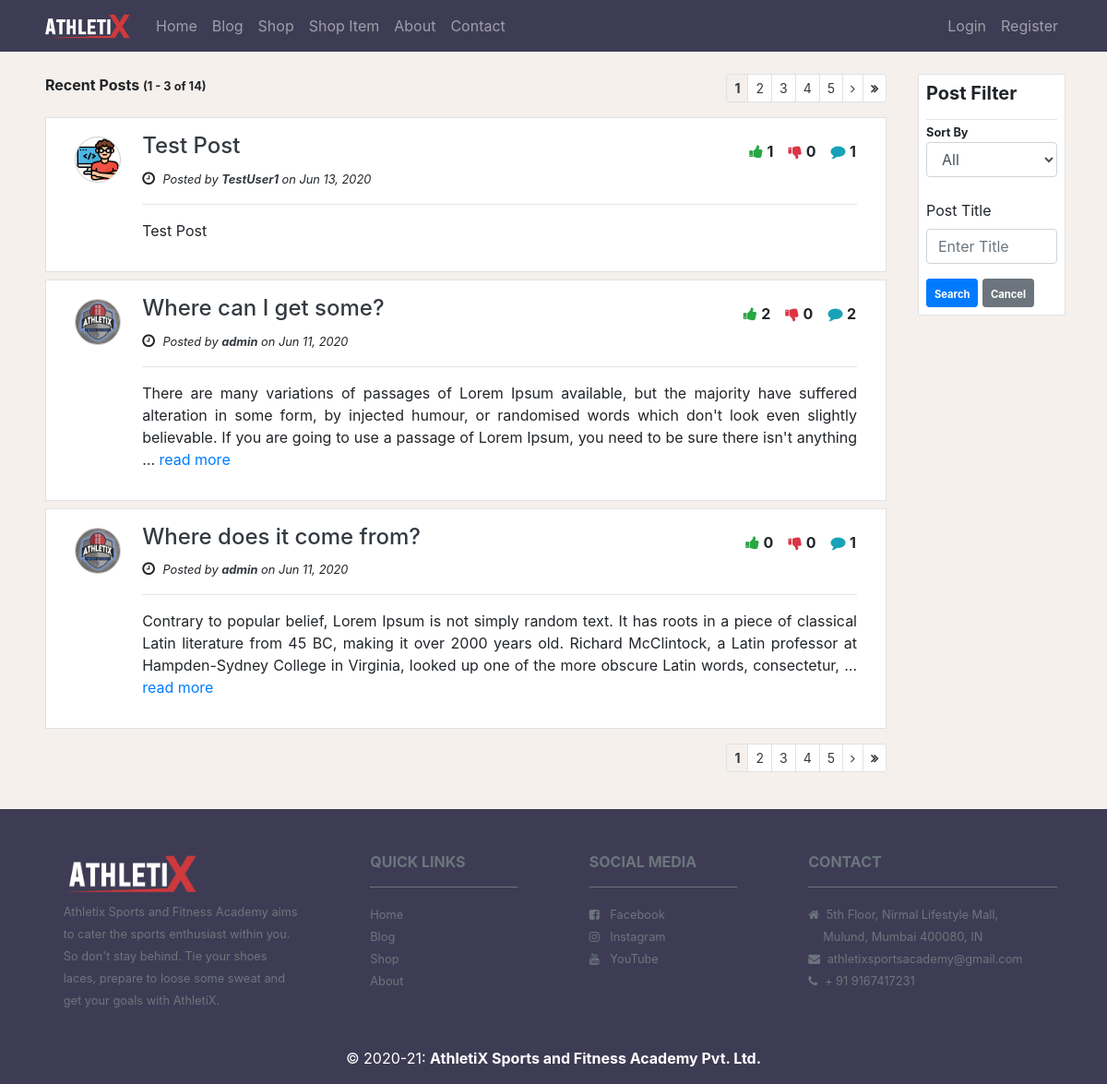
Screenshot of /blog/ with the database file from the repository.
### blog/models.py (models this page shows, shortened)
class Post(models.Model):
    STATUS_CHOICES = (
        ('act', 'Active'),
        ('report', 'Report')
    )
    title = models.CharField(max_length=100)
    content = models.TextField()
    posted_on = models.DateTimeField(default=timezone.now)
    author = models.ForeignKey(User, on_delete=models.CASCADE)
    cover_image = models.ImageField(default='no_image.jpg', upload_to='images/cover_images')
    likes = models.ManyToManyField(User, related_name='likes', blank=True)
    dislikes = models.ManyToManyField(User, related_name='dislikes', blank=True)
    comments = models.IntegerField(default=0)
    status = models.CharField(max_length=6, choices=STATUS_CHOICES, default='active')

### account/models.py (models this page shows, shortened)
class Profile(models.Model):
    GENDER_CHOICES = (
        ('male', 'Male'),
        ('female', 'Female'),
        ('other', 'Other')
    )
    HAND_CHOICES = (
        ('left', 'Left'),
        ('right', 'Right')
    )
    BATTING_ORDER_CHOICES = (
        ('opener' , 'Opener'),
        ('middle', 'Middle Order'),
        ('finish', 'Finisher'),
        ('tail', 'Tail Ender')
    )
    BOWLING_TYPE_CHOICES = (
        ('RAF', 'Right Arm Fast'),
        ('RAM', 'Right Arm Medium'),
        ('LAF', 'Left Arm Fast'),
        ('LAM', 'Left Arm Medium'),
        ('RAFS', 'Right Arm Finger Spin'),
        ('RAWS', 'Right Arm Wrist Spin'),
        ('LAFS', 'Left Arm Finger Spin'),
        ('LAWS', 'Left Arm Wrist Spin')
    )
    user = models.OneToOneField(User, on_delete=models.CASCADE)
    gender = models.CharField(max_length=10, choices=GENDER_CHOICES, default='Not Mentioned', null=True, blank=True)
    birth_date = models.DateField(null=True, blank=True)
    batting_hand = models.CharField(max_length=5, choices=HAND_CHOICES, default='Not Mentioned', null=True, blank=True)
    batting_order = models.CharField(max_length=6, choices=BATTING_ORDER_CHOICES, default='Not Mentioned', null=True, blank=True)
    bowling_hand = models.CharField(max_length=5, choices=HAND_CHOICES, null=True, default='Not Mentioned', blank=True)
    bowling_type = models.CharField(max_length=5, choices=BOWLING_TYPE_CHOICES, default='Not Mentioned', null=True, blank=True)
    image = models.ImageField(default='default.png', upload_to='profile_pictures')

### blog/views.py (the view)
# urls.py: path('', views.blogHome, name='blog-page'),
def blogHome(request):
    blog_posts = Post.objects.all().order_by('-posted_on')
    filter = PostFilter(request.GET, queryset=blog_posts)
    product_filter = PostFilter(request.GET, queryset=blog_posts).qs
    paginator = Paginator(product_filter, 3)
    page = request.GET.get('page')
    try:
        response = paginator.page(page)
    except PageNotAnInteger:
        response = paginator.page(1)
    except EmptyPage:
        response = paginator.page(paginator.num_pages)
    first_item_number = 3 * (response.number - 1) + 1
    context = {
        'title': 'Blog',
        'search_filter': filter,
        'posts': response,
        'page_size': 3,
        'first_item_number': first_item_number
    }
    return render(request, 'blog/blog.html', context)

### blog/templates/blog/blog.html (shortened to what this page needs)
{% extends 'athletix/base.html' %}
{% load crispy_forms_tags %}
{% load mathfilters %}
{% block content %}
<div class="container">
    <div class="row my-4">
        <div class="col-md-10">
            <div class="row mx-1">
                <div class="col-md-6 pl-0 mb-2">
                    <b>Recent Posts
                        {% if posts.paginator.count > 0 %}
                        <small class="font-bold">
                            ({{ first_item_number }}
                            -
                            {% if page_size|mul:posts.number > posts.paginator.count %}
                            {{ posts.paginator.count }}
                            {% else %}
                            {{ page_size|mul:posts.number }}
                            {% endif %}
                            of
                            {{ posts.paginator.count }})
                        </small>
                        {% endif %}
                    </b>
                </div>
                <div class="col-md-6 pr-0">
                    <nav class="float-right">
                        {% if posts.paginator.count > page_size and posts.paginator.count > 0 %}
                        <ul class="pagination pagination-sm">
                            {% for page in posts.paginator.page_range %}
                            {% if page == posts.number %}
                            <li class="page-item disabled">
                                <a class="page-link text-dark bg-custom font-bold" href="#">
                                    {{ page }}
                                </a>
                            </li>
                            {% else %}
                            <li class="page-item"><a class="page-link text-dark" href="?page={{ page }}">{{ page }}</a>
                            </li>
                            {% endif %}
                            {% endfor %}
                            {% if posts.has_next %}
                            <li class="page-item">
                                <a class="page-link text-dark" href="?page={{ posts.next_page_number }}">
                                    <i class="fa fa-angle-right"></i>
                                </a>
                            </li>
                            <li class="page-item">
                                <a class="page-link text-dark" href="?page={{ posts.paginator.num_pages }}">
                                    <i class="fa fa-angle-double-right font-bold"></i>
                                </a>
                            </li>
                            {% endif %}
                        </ul>
                        {% endif %}
                    </nav>
                </div>
            </div>
            {% if posts.paginator.count > 0 %}
            {% for post in posts %}
            <div class="row bg-white border border-muted p-3 mb-2 mx-1">
                <div class="col-md-1 mt-1 mb-4">
                    {% if post.author.profile.image.url %}
                    <img src="{{ post.author.profile.image.url }}" class="img img-responsive comment-section-user-icon">
                    {% else %}
                    <span class="user-icon-text text-dark text-uppercase pt-2">{{ post.author.username|make_list|first}}</span>
                    {% endif %}
                </div>
                <div class="col-md-11">
                    <div class="row">
                        <div class="col-md-9">
                            <h4><a href="{% url 'blog-detail-page' post.id %}" class="no-text-decoration text-dark">{{post.title}}</a>
                            </h4>
                            <span class="fa fa-clock-o mr-1"></span>
                            <small>
                                <i>Posted by <b><a href="{% url 'author-blogs-page' post.author.id %}"
                                                   class="no-text-decoration text-dark">{{post.author}}</a></b> on
                                    {{post.posted_on | date:'M d, Y'}}</i>
                            </small>
                        </div>
                        <div class="col-md-3 pl-0">
                            <div class="row mt-2 d-flex justify-content-end">
                                <div class="pl-0 mb-2 mr-3">
                                    <span class="fa fa-thumbs-up text-success" title="Like"></span>
                                    <b class="font-small">{{ post.likes.count }}</b>
                                </div>
                                <div class="pl-0 mb-2 mr-3">
                                    <span class="fa fa-thumbs-down text-danger" title="Disike"></span>
                                    <b class="font-small">{{ post.dislikes.count }}</b>
                                </div>
                                <div class="pl-0 mb-2 mr-3">
                                    <span class="fa fa-comment text-info" title="Disike"></span>
                                    <b class="font-small">{{ post.comments }}</b>
                                </div>
                            </div>
                        </div>
                    </div>
                    <hr>
                    <div class="row">
                        <div class="col-md-12">
                            <p class="text-justify">{{ post.content|safe|truncatewords:"50" }}
                                {% if post.content|length > 50 %}
                                <a href="{% url 'blog-detail-page' post.id %}" class="no-text-decoration">read more</a>
                                {% endif %}
                            </p>
                        </div>
                    </div>
                </div>
            </div>
            {% endfor %}
            {% else %}
            <div class="row bg-white border border-muted p-3 mb-2">
                <div class="col text-center no-products">
                    <h1>No Posts Available</h1>
                </div>
            </div>
            {% endif %}
            <div class="row mx-1 pt-2">
                <div class="col-md-12 pr-0">
                    <nav class="float-right">
                        {% if posts.paginator.count > page_size and posts.paginator.count > 0 %}
                        <ul class="pagination pagination-sm">
                            {% for page in posts.paginator.page_range %}
                            {% if page == posts.number %}
                            <li class="page-item disabled">
                                <a class="page-link text-dark bg-custom font-bold" href="#">
                                    {{ page }}
                                </a>
                            </li>
                            {% else %}
                            <li class="page-item"><a class="page-link text-dark" href="?page={{ page }}">{{ page }}</a>
                            </li>
                            {% endif %}
                            {% endfor %}
                            {% if posts.has_next %}
                            <li class="page-item">
                                <a class="page-link text-dark" href="?page={{ posts.next_page_number }}">
                                    <i class="fa fa-angle-right"></i>
                                </a>
                            </li>
                            <li class="page-item">
                                <a class="page-link text-dark" href="?page={{ posts.paginator.num_pages }}">
                                    <i class="fa fa-angle-double-right font-bold"></i>
                                </a>
                            </li>
                            {% endif %}
                        </ul>
                        {% endif %}
                    </nav>
                </div>
            </div>
        </div>
        <div class="col-md-2">
            <div class="bg-white border border-mute p-2">
                <h5 class="mb-2 font-bold">Post Filter</h5>
                <hr class="mb-0">
                <small class="font-bold">Sort By</small>
                <select class="form form-control mb-4">
                    <option value="">All</option>
                </select>
                <div>
                    <form method="get" class="form" id="search-filter">
                        {{ search_filter.form|crispy }}
                        <button class="btn btn-primary btn-sm" type="submit"><small><b>Search</b></small></button>
                        <a href="{% url 'blog-page' %}" class="btn btn-secondary btn-sm"><small><b>Cancel</b></small></a>
                    </form>
                </div>
            </div>
        </div>
    </div>
</div>
{% endblock %}

### static/css/style.css (style rules this page uses)
body { background: #f5f0ec; overflow-x: hidden!important; }
.bg-custom { background: #f5f0ec!important; }
.font-bold { font-weight: bold!important; }
.bg-white { background: #FFFFFF!important; }
.comment-section-user-icon { height: 50px; width: 50px; border-radius: 100%; border: 1px solid #cfcfcf; }
.no-text-decoration { text-decoration:none!important; }

### rows the page displays
Post: author.profile.image (picture), title "Test Post", author "TestUser1", posted_on "Jun 13, 2020", likes.count "1", dislikes.count "0", comments "1", content "Test Post"
Post: author.profile.image (picture), title "Where can I get some?", author "admin", posted_on "Jun 11, 2020", likes.count "2", dislikes.count "0", comments "2", content "There are many variations of passages of Lorem Ipsum available, but the majority have suffered alteration in some form, by injected humour, or randomised words which don't look even slightly believable. If you are going to use a passage of Lorem Ipsum, you need to be sure there isn't anything …", shows "read more"
Post: author.profile.image (picture), title "Where does it come from?", author "admin", posted_on "Jun 11, 2020", likes.count "0", dislikes.count "0", comments "1", content "Contrary to popular belief, Lorem Ipsum is not simply random text. It has roots in a piece of classical Latin literature from 45 BC, making it over 2000 years old. Richard McClintock, a Latin professor at Hampden-Sydney College in Virginia, looked up one of the more obscure Latin words, consectetur, …", shows "read more"

### other values shown
{{ first_item_number }} "1"
{{ page_size|mul:posts.number }} "3"
{{ posts.paginator.count }} "14"
{{ page }} "1"
{{ page }} "2" "3" "4" "5"
